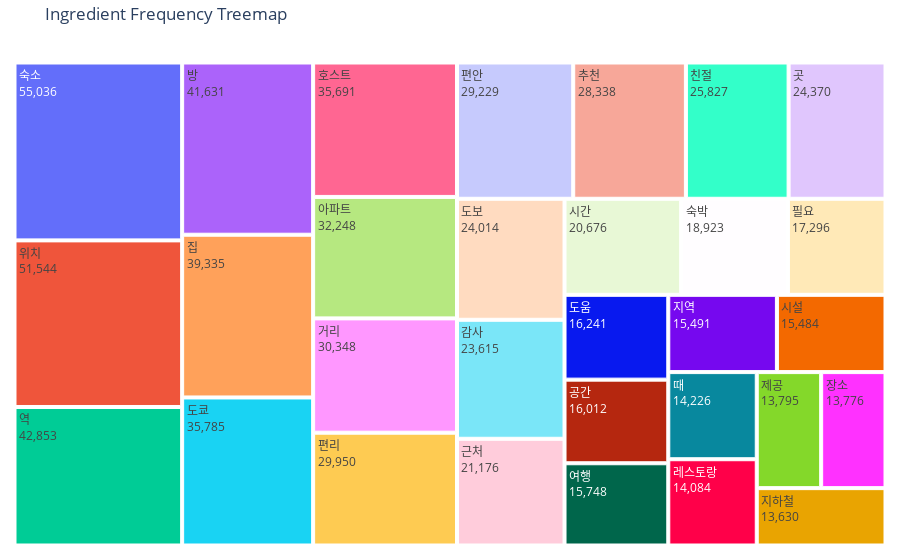

Source (notebook cell):
### Code cell
label, counts = zip(*sorted_nouns)

generate_treemap(label, counts, 'Ingredient Frequency Treemap')

### Figure 1 — Plotly figure (JSON) as saved in the notebook; plotly's stock layout.template omitted (floating-point values rounded to 4 significant figures; data arrays with more than 128 entries replaced by an {"elided": "..."} marker saying what was removed)
{"data": [{"hoverinfo": "label+value", "labels": ["숙소", "위치", "역", "방", "집", "도쿄", "호스트", "아파트", "거리", "편리", "편안", "추천", "친절", "곳", "도보", "감사", "근처", "시간", "숙박", "필요", "도움", "공간", "여행", "지역", "시설", "때", "레스토랑", "제공", "장소", "지하철"], "parents": ["", "", "", "", "", "", "", "", "", "", "", "", "", "", "", "", "", "", "", "", "", "", "", "", "", "", "", "", "", ""], "texttemplate": "%{label}<br>%{value}", "type": "treemap", "values": {"elided": "21873 int values"}}], "layout": {"margin": {"b": 10, "l": 10, "r": 10, "t": 40}, "title": {"text": "Ingredient Frequency Treemap"}}}
